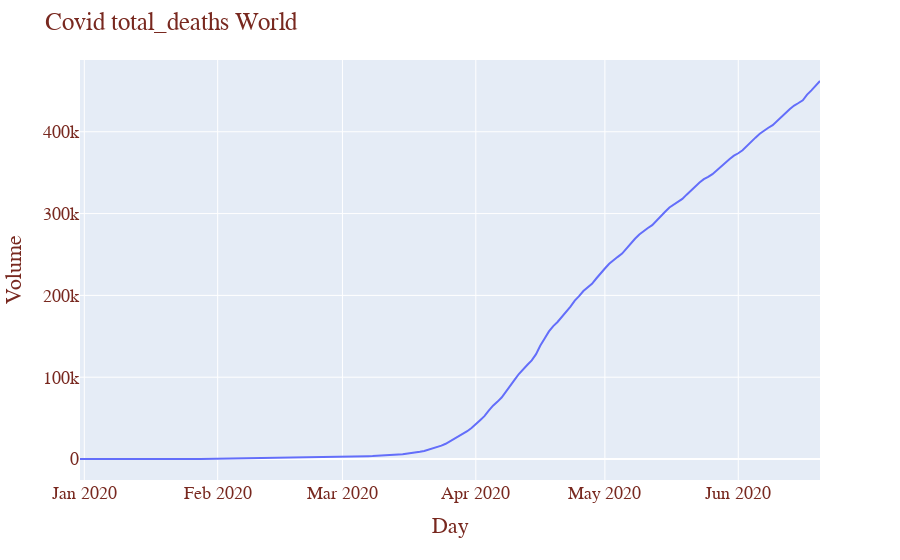
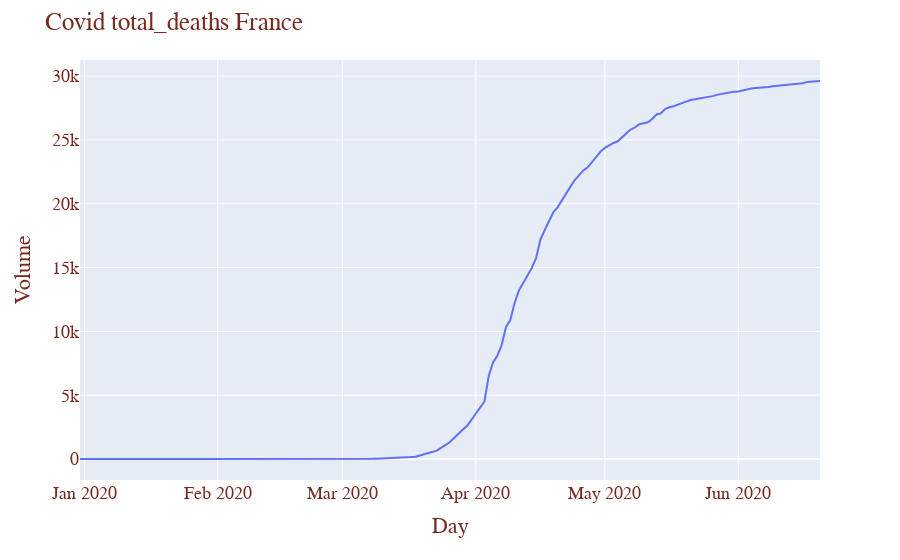
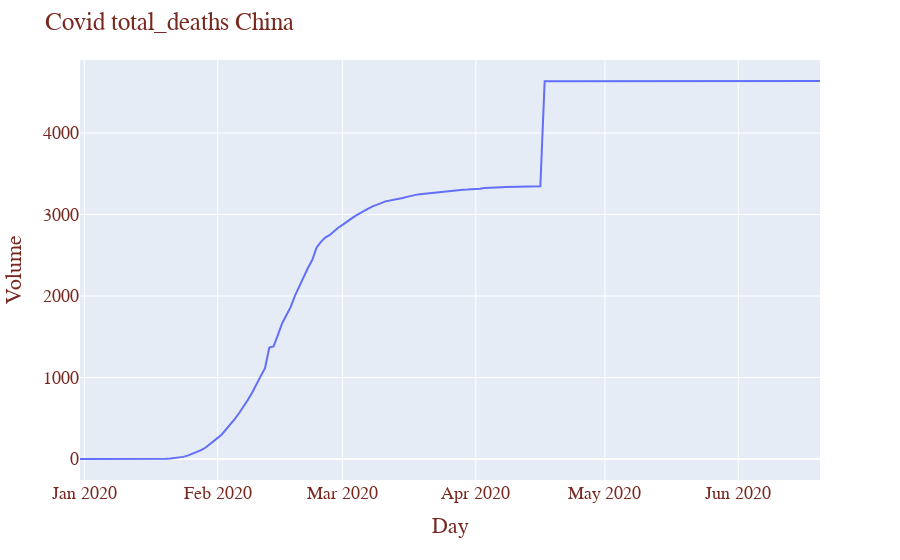
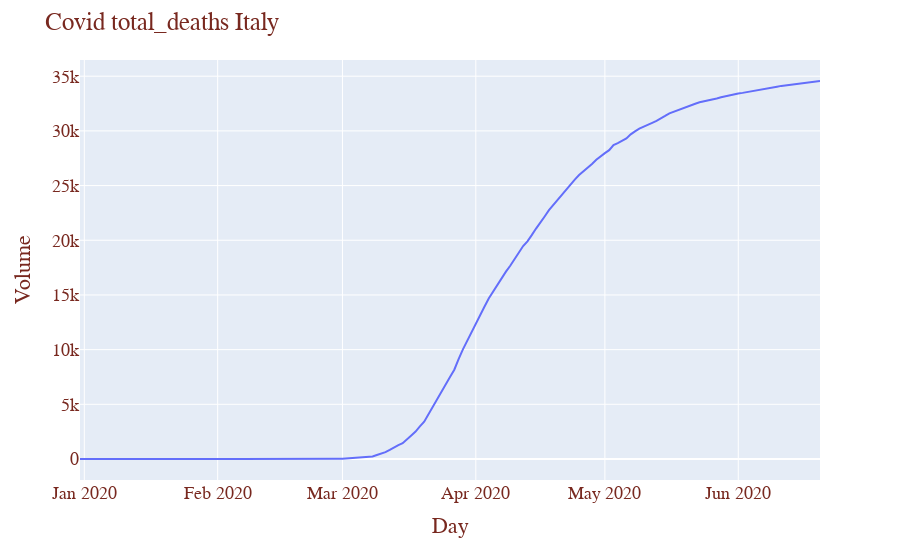

Notebook code for these charts, in order:
### Code cell
## Plotly graph will be not display on Git ##
massBalance("total_deaths",df,"World")
massBalance("total_deaths",df,"France")
massBalance("total_deaths",df,"China")
massBalance("total_deaths",df,"Italy")
massBalance("total_deaths",df,"Spain")
massBalance("total_deaths",df,"United States")
massBalance("total_deaths",df,"Germany")
massBalance("total_deaths",df,"Iran")
massBalance("total_deaths",df,"Turkey")
massBalance("total_deaths",df,"Brazil")

### Figure 1 — Plotly figure (JSON) as saved in the notebook; plotly's stock layout.template omitted (floating-point values rounded to 4 significant figures; data arrays with more than 128 entries replaced by an {"elided": "..."} marker saying what was removed)
{"data": [{"hoverlabel": {"namelength": 0}, "hovertemplate": "x=%{x}<br>y=%{y}", "legendgroup": "", "line": {"color": "#636efa", "dash": "solid"}, "mode": "lines", "name": "", "showlegend": false, "type": "scatter", "x": {"elided": "173 str values"}, "xaxis": "x", "y": {"elided": "173 int values"}, "yaxis": "y"}], "layout": {"font": {"color": "#78281F", "family": "Courier New, monospace", "size": 18}, "legend": {"tracegroupgap": 0}, "margin": {"t": 60}, "title": {"text": "Covid total_deaths World"}, "xaxis": {"anchor": "y", "domain": [0, 1], "title": {"text": "Day"}}, "yaxis": {"anchor": "x", "domain": [0, 1], "title": {"text": "Volume"}}}}

### Figure 2 — Plotly figure (JSON) as saved in the notebook; plotly's stock layout.template omitted (floating-point values rounded to 4 significant figures; data arrays with more than 128 entries replaced by an {"elided": "..."} marker saying what was removed)
{"data": [{"hoverlabel": {"namelength": 0}, "hovertemplate": "x=%{x}<br>y=%{y}", "legendgroup": "", "line": {"color": "#636efa", "dash": "solid"}, "mode": "lines", "name": "", "showlegend": false, "type": "scatter", "x": {"elided": "173 str values"}, "xaxis": "x", "y": {"elided": "173 int values"}, "yaxis": "y"}], "layout": {"font": {"color": "#78281F", "family": "Courier New, monospace", "size": 18}, "legend": {"tracegroupgap": 0}, "margin": {"t": 60}, "title": {"text": "Covid total_deaths France"}, "xaxis": {"anchor": "y", "domain": [0, 1], "title": {"text": "Day"}}, "yaxis": {"anchor": "x", "domain": [0, 1], "title": {"text": "Volume"}}}}

### Figure 3 — Plotly figure (JSON) as saved in the notebook; plotly's stock layout.template omitted (floating-point values rounded to 4 significant figures; data arrays with more than 128 entries replaced by an {"elided": "..."} marker saying what was removed)
{"data": [{"hoverlabel": {"namelength": 0}, "hovertemplate": "x=%{x}<br>y=%{y}", "legendgroup": "", "line": {"color": "#636efa", "dash": "solid"}, "mode": "lines", "name": "", "showlegend": false, "type": "scatter", "x": {"elided": "173 str values"}, "xaxis": "x", "y": {"elided": "173 int values"}, "yaxis": "y"}], "layout": {"font": {"color": "#78281F", "family": "Courier New, monospace", "size": 18}, "legend": {"tracegroupgap": 0}, "margin": {"t": 60}, "title": {"text": "Covid total_deaths China"}, "xaxis": {"anchor": "y", "domain": [0, 1], "title": {"text": "Day"}}, "yaxis": {"anchor": "x", "domain": [0, 1], "title": {"text": "Volume"}}}}

### Figure 4 — Plotly figure (JSON) as saved in the notebook; plotly's stock layout.template omitted (floating-point values rounded to 4 significant figures; data arrays with more than 128 entries replaced by an {"elided": "..."} marker saying what was removed)
{"data": [{"hoverlabel": {"namelength": 0}, "hovertemplate": "x=%{x}<br>y=%{y}", "legendgroup": "", "line": {"color": "#636efa", "dash": "solid"}, "mode": "lines", "name": "", "showlegend": false, "type": "scatter", "x": {"elided": "173 str values"}, "xaxis": "x", "y": {"elided": "173 int values"}, "yaxis": "y"}], "layout": {"font": {"color": "#78281F", "family": "Courier New, monospace", "size": 18}, "legend": {"tracegroupgap": 0}, "margin": {"t": 60}, "title": {"text": "Covid total_deaths Italy"}, "xaxis": {"anchor": "y", "domain": [0, 1], "title": {"text": "Day"}}, "yaxis": {"anchor": "x", "domain": [0, 1], "title": {"text": "Volume"}}}}
